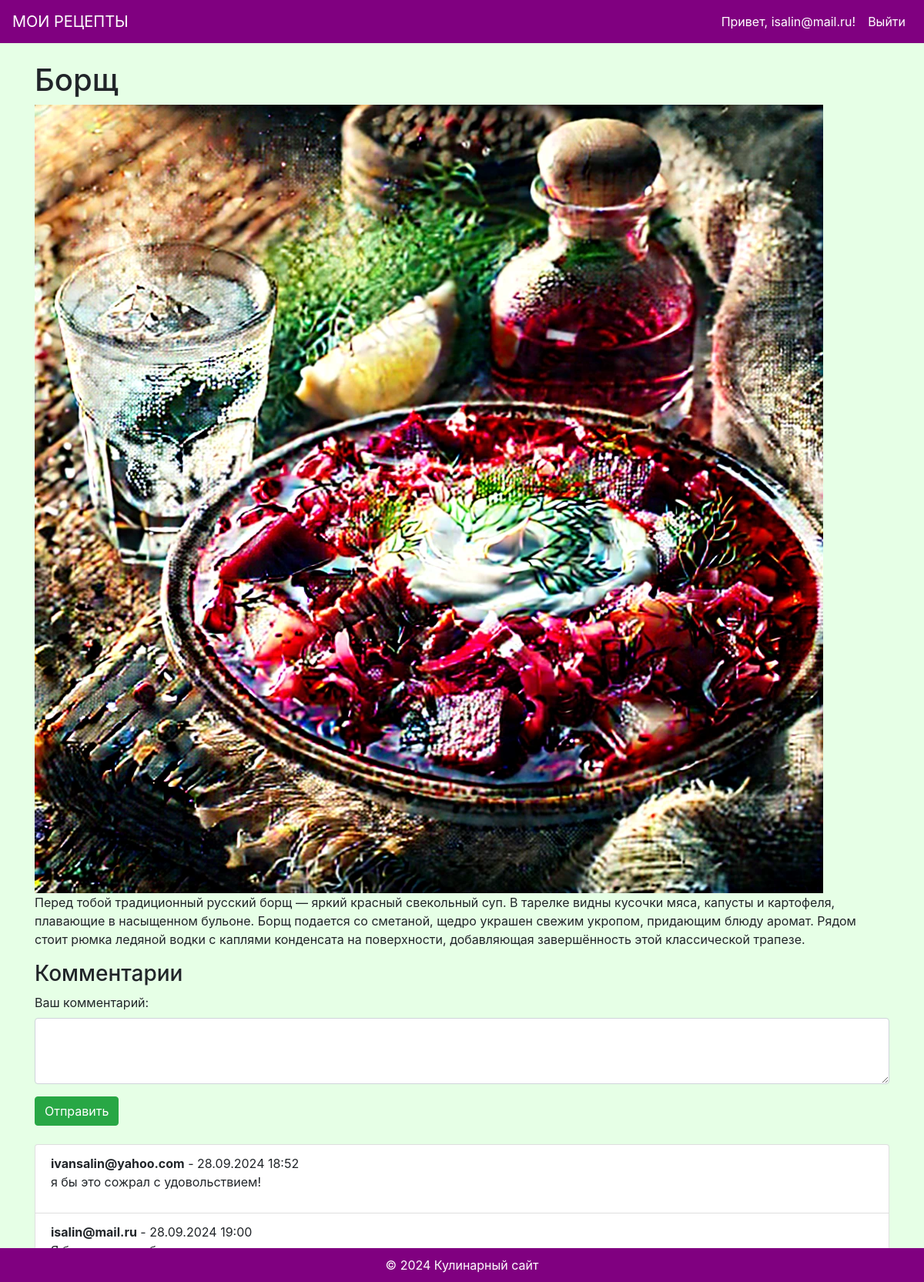
The app's page /dish/2/ (signed in) with its own data.
### recipes/models.py (models this page shows, shortened)
class Dish(models.Model):
    name = models.CharField(max_length=100)
    description = models.TextField()
    image = models.ImageField(upload_to='dishes/')

class Comment(models.Model):
    dish = models.ForeignKey(Dish, related_name='comments', on_delete=models.CASCADE)
    user = models.ForeignKey(User, on_delete=models.CASCADE)
    text = models.TextField()
    created_at = models.DateTimeField(auto_now_add=True)

### recipes/views.py (the view, shortened to what this page needs)
# urls.py: path('dish/<int:id>/', views.dish_detail, name='dish_detail'),
def dish_detail(request, id):
    dish = get_object_or_404(Dish, id=id)
    comments = dish.comments.all()
    return render(request, 'recipes/dish_detail.html', {'dish': dish, 'comments': comments})

### recipes/templates/recipes/dish_detail.html (shortened to what this page needs)
{% extends 'recipes/base.html' %}
{% block content %}
<h1>{{ dish.name }}</h1>
<img src="{{ dish.image.url }}" class="img-fluid" alt="{{ dish.name }}">
<p>{{ dish.description }}</p>
<h3>Комментарии</h3>
{% if user.is_authenticated %}
<form method="post">
    <div class="form-group">
        <label for="text">Ваш комментарий:</label>
        <textarea name="text" class="form-control" id="text" rows="3"></textarea>
    </div>
    <button type="submit" class="btn btn-success">Отправить</button>
</form>
{% else %}
<p>Пожалуйста, <a href="{% url 'login' %}">войдите</a> или <a href="{% url 'register' %}">зарегистрируйтесь</a>, чтобы оставить комментарий.</p>
{% endif %}
<ul class="list-group mt-4">
    {% for comment in comments %}
    <li class="list-group-item">
        <strong>{{ comment.user.username }}</strong> - {{ comment.created_at|date:"d.m.Y H:i" }}
        <p>{{ comment.text }}</p>
    </li>
    {% empty %}
    <li class="list-group-item">Пока нет комментариев.</li>
    {% endfor %}
</ul>
{% endblock %}

### recipes/templates/recipes/base.html (shortened to what this page needs)
<!DOCTYPE html>
<html lang="ru">
<head>
    <link rel="stylesheet" href="https://maxcdn.bootstrapcdn.com/bootstrap/4.0.0/css/bootstrap.min.css">
</head>
<body>
    <nav class="navbar navbar-expand-lg">
        <a class="navbar-brand" href="{% url 'home' %}">МОИ РЕЦЕПТЫ</a>
        <div class="collapse navbar-collapse">
            <ul class="navbar-nav ml-auto">
                {% if user.is_authenticated %}
                <li class="nav-item">
                    <span class="nav-link">Привет, {{ user.username }}!</span>
                </li>
                <li class="nav-item">
                    <a class="nav-link" href="{% url 'logout' %}">Выйти</a>
                </li>
                {% endif %}
            </ul>
        </div>
    </nav>
    <div class="container mt-4">
        {% block content %}{% endblock %}
    </div>
    <div class="footer">
        © 2024 Кулинарный сайт
    </div>
</body>
</html>

### recipes/templates/recipes/base.html (style rules this page uses)
body { background-color: #e6ffe6; }
.navbar { background-color: #800080; }
.navbar-brand, .nav-link { color: #ffffff !important; }
.footer { background-color: #800080; color: #ffffff; padding: 10px; position: fixed; bottom: 0; width: 100%; text-align: center; }

### records on screen
Dish: name "Борщ", image (picture), description "Перед тобой традиционный русский борщ — яркий красный свекольный суп. В тарелке видны кусочки мяса, капусты и картофеля, плавающие в насыщенном бульоне. Борщ подается со сметаной, щедро украшен свежим укропом, придающим блюду аромат. Рядом стоит рюмка ледяной водки с каплями конденсата на поверхности, добавляющая завершённость этой классической трапезе."
Comment: user.username "ivansalin@yahoo.com", created_at "28.09.2024 18:52", text "я бы это сожрал с удовольствием!"
Comment: user.username "isalin@mail.ru", created_at "28.09.2024 19:00"

### other values on screen
{{ user.username }} "isalin@mail.ru"
